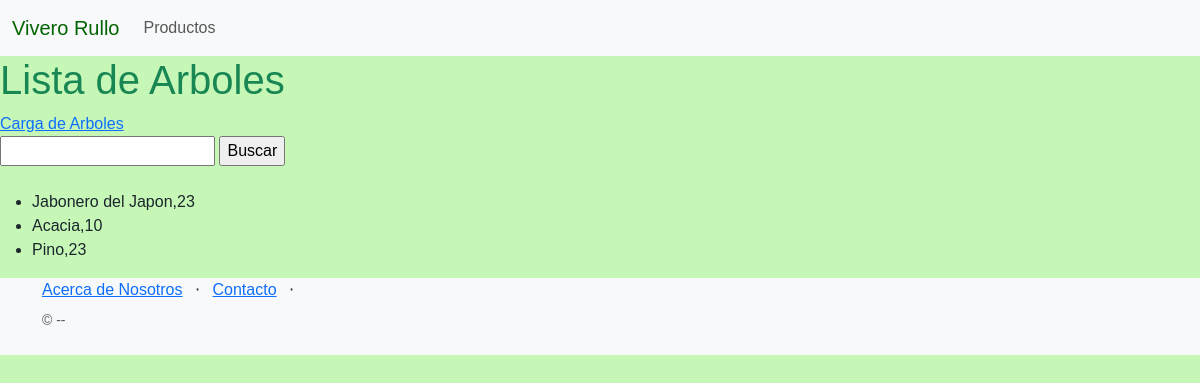
/Productos/lista-Arbol/, run on an earlier commit of the app's database.
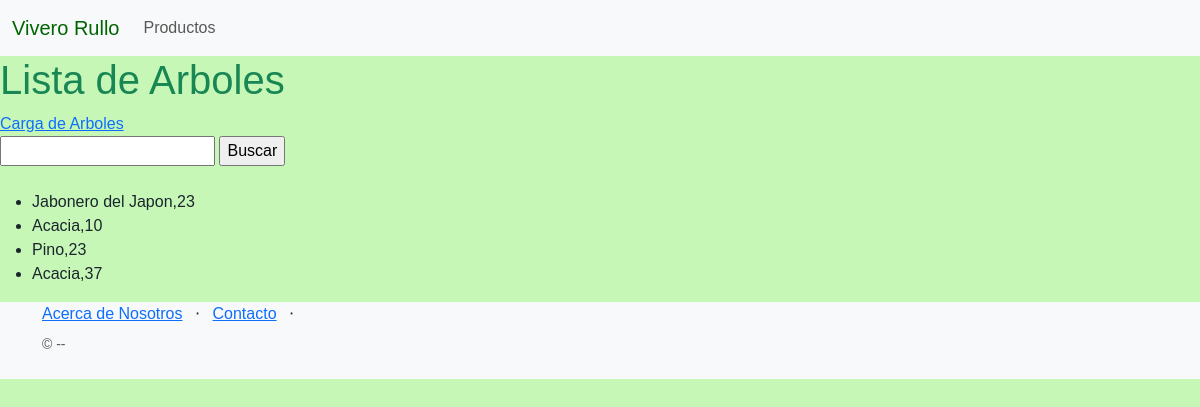
And on a later commit of the database.
### products/models.py (models this page shows, shortened)
class Arbol(models.Model):
    nombre=models.CharField(max_length=200)
    tipo=models.CharField(max_length=128)
    tamaño=models.CharField(max_length=200)
    stock=models.IntegerField()

### products/views.py (the view)
# urls.py: path('lista-Arbol/', listarArbol, name='listaarbol'),
def listarArbol(request):
    contexto = {
        'Arboles': Arbol.objects.all(),
    }
    return render(request=request,
                  template_name='products/listaArbol.html',
                  context=contexto,
                  )

### products/templates/products/listaArbol.html (shortened to what this page needs)
{% extends "products/base.html" %}
{% block contenido %}
<section>
  <div>
  <h1 style='color:#198754'>Lista de Arboles </h1>
  <a href="{% url 'arbol' %}">Carga de Arboles</a>
  <br>
  <form action="{% url 'buscaarbol' %}" method="post">
    <input type="text" name="nombre">
    <input type="submit" value="Buscar">
  </form>
  <br>
  <ul>
   {% for planta in Arboles %}
    <li> {{ planta.nombre}},{{ planta.stock }}</li>
   {% endfor %}
  </ul>
  </div>
  </section>
{% endblock contenido %}

What changed in the data, as far as the page shows it:
added Arbol: nombre "Acacia", stock "37"
